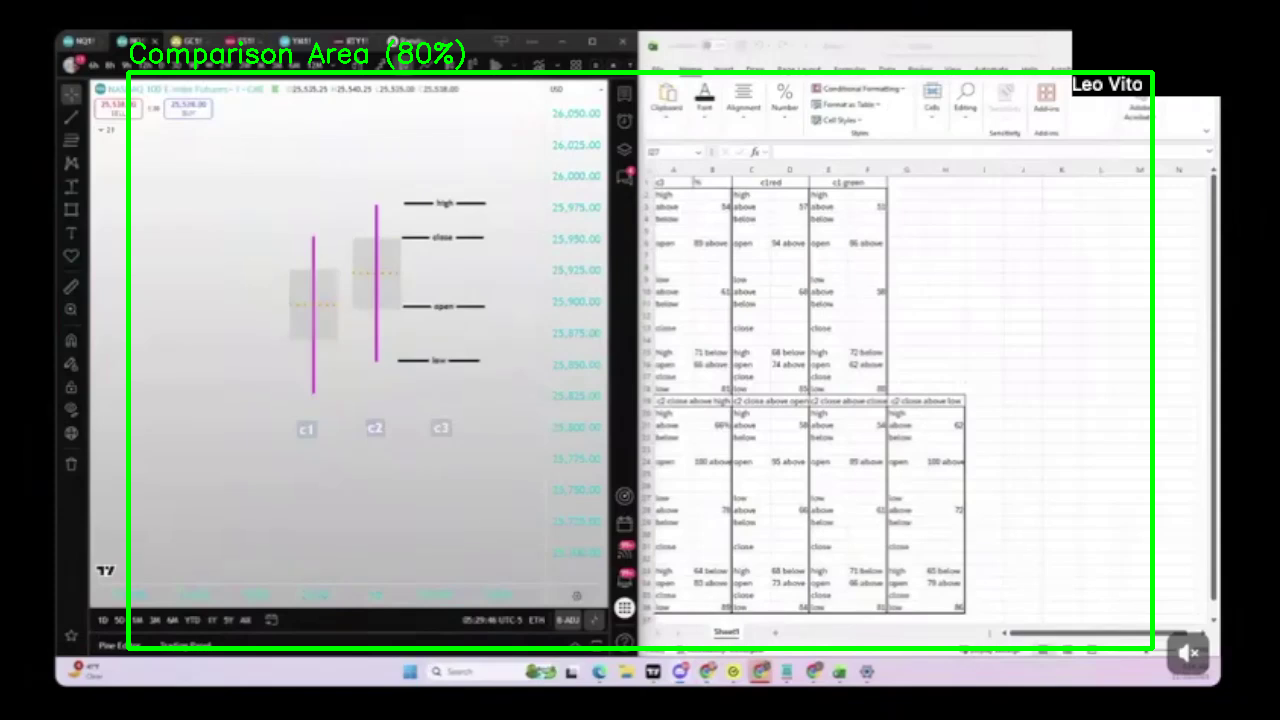
#> input picture scripts/vis_000_0.02.png, 1280 x 720 px
$ python -i experiment_cropping.py   (imports and definitions only)   (older library calls are emulated)
#> lines starting #> are read from the running program, lines starting #| are printed output that depends on the picture
#> further down, picture is the input picture: shape (720, 1280, 3); mean B, G, R 165.9, 169.3, 165
import os
import glob
import cv2
import numpy as np
from PIL import Image, ImageDraw
from docx import Document
from docx.shared import Inches

def get_content_bbox(img, threshold_ratio=0.1):
    """
    Find crop coordinates using projection profiles (row/col variance).
    Returns (x, y, w, h)
    """
#> called with threshold_ratio = 0.1
    if len(img.shape) == 3:
        gray = cv2.cvtColor(img, cv2.COLOR_BGR2GRAY)
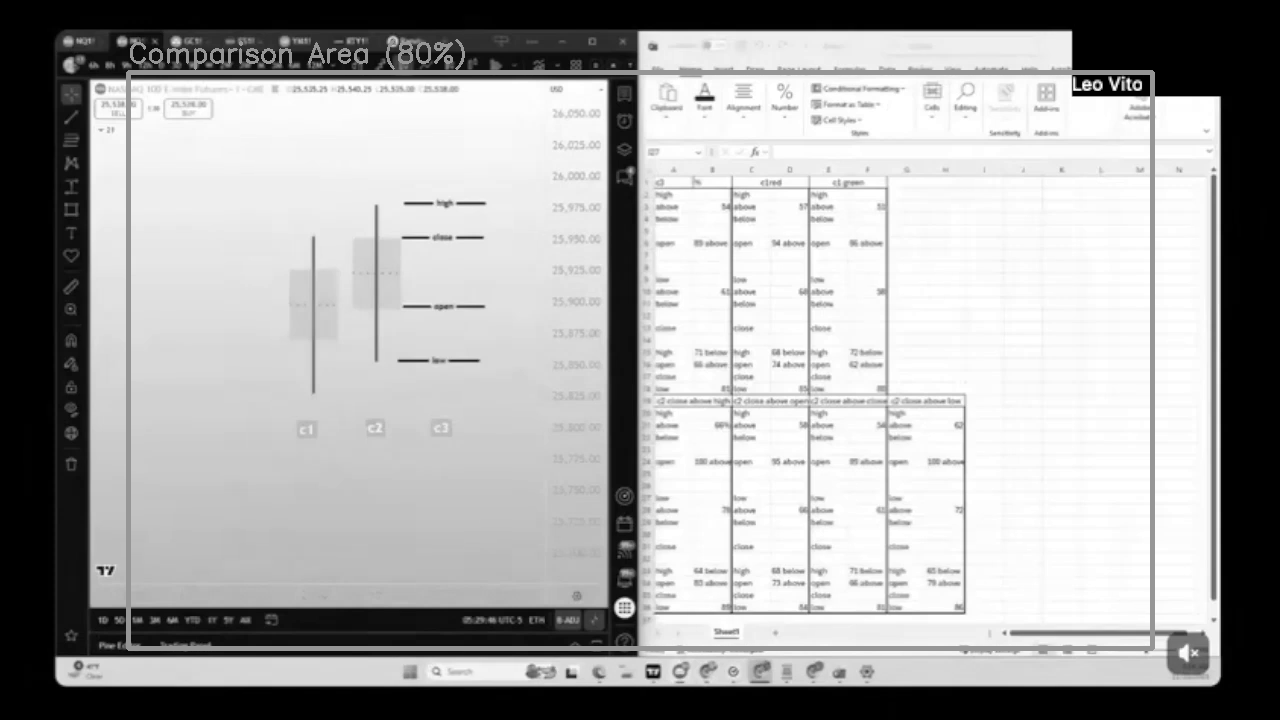
#> gray: shape (720, 1280); min 0, max 255, mean 167.6
    else:
        gray = img

    # Calculate variance along rows and columns using Sobel
    sobelx = cv2.Sobel(gray, cv2.CV_64F, 1, 0, ksize=3)
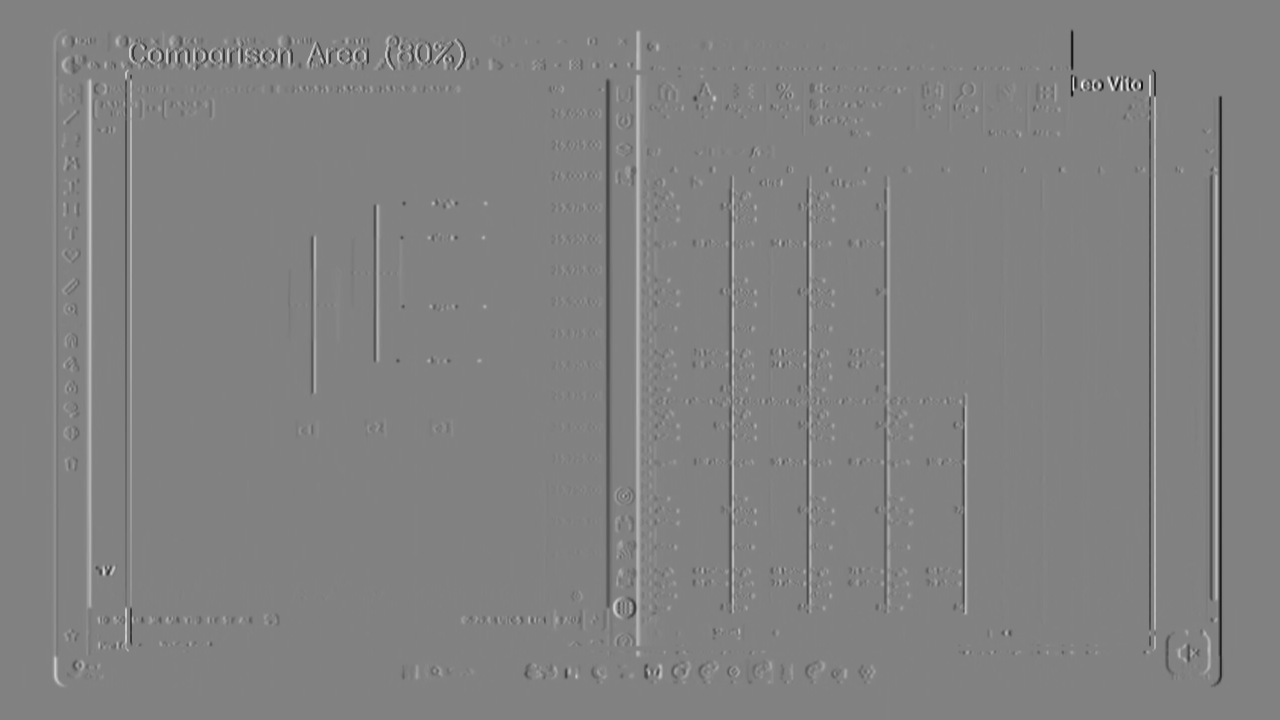
#> sobelx: shape (720, 1280) float64; min -988, max 951, mean 0; drawn with min black and max white
    sobely = cv2.Sobel(gray, cv2.CV_64F, 0, 1, ksize=3)
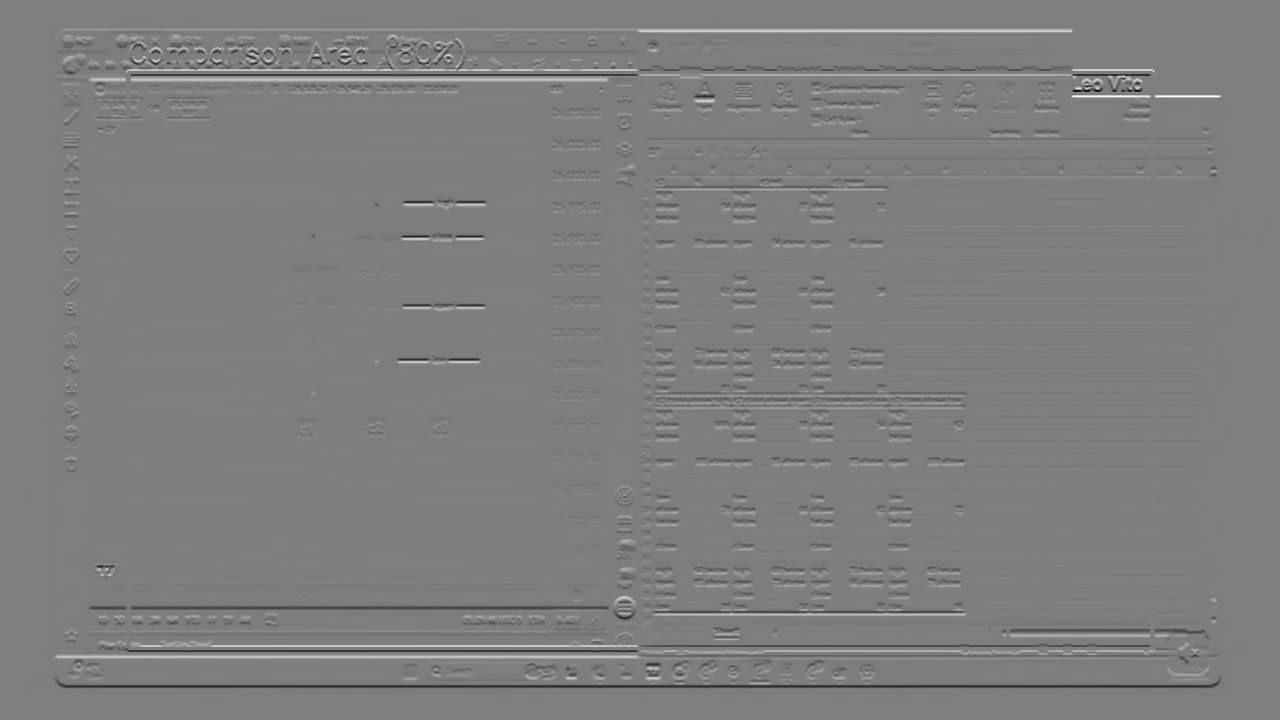
#> sobely: shape (720, 1280) float64; min -989, max 1012, mean 0; drawn with min black and max white
    magnitude = np.sqrt(sobelx**2 + sobely**2)
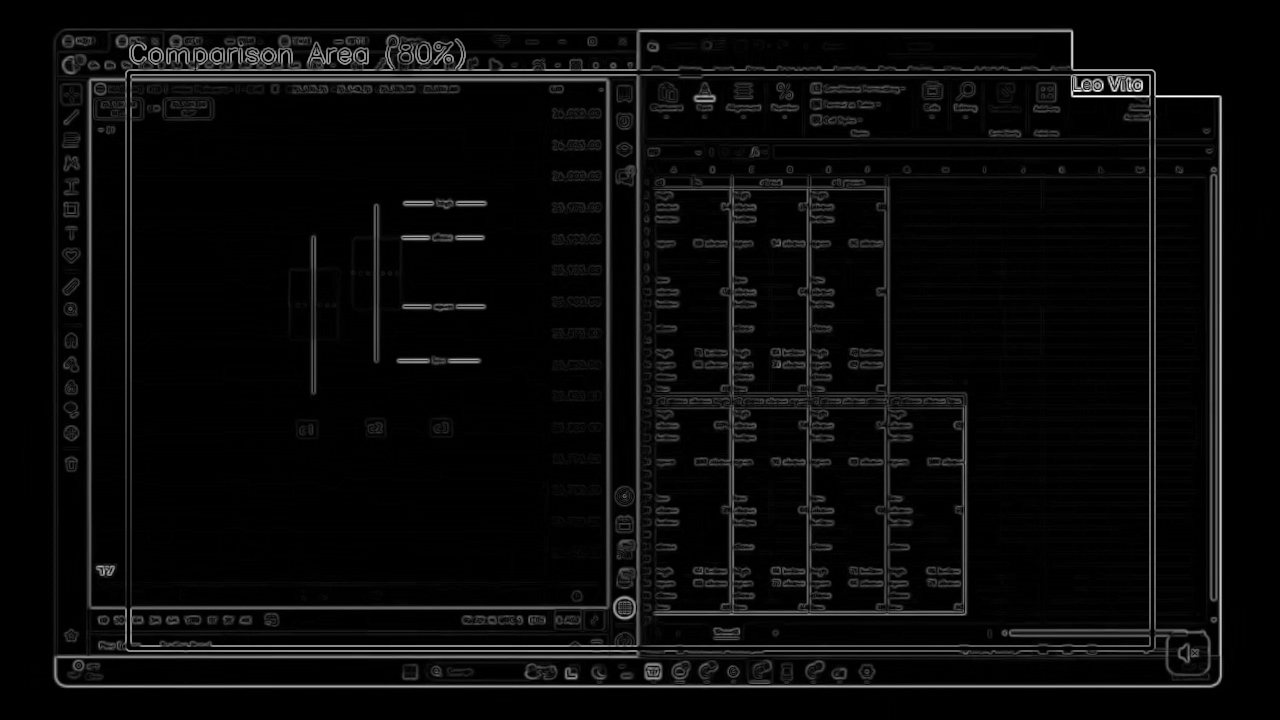
#> magnitude: shape (720, 1280) float64; min 0, max 1012, mean 40.1; drawn with min black and max white

    # Project onto axes
    row_projection = np.sum(magnitude, axis=1)
#> row_projection = 720 values, max 778671.1 at index 686, min 0 at index 0, mean 51279.8
    col_projection = np.sum(magnitude, axis=0)
#> col_projection = 1280 values, max 449305.5 at index 1220, min 0 at index 0, mean 28844.9

    # Normalize
    row_max = np.max(row_projection)
#> row_max = 778671.1
    col_max = np.max(col_projection)
#> col_max = 449305.5

    if row_max == 0 or col_max == 0:
        return 0, 0, img.shape[1], img.shape[0]

    row_projection = row_projection / row_max
#> row_projection = 720 values, max 1 at index 686, min 0 at index 0, mean 0.0659
    col_projection = col_projection / col_max
#> col_projection = 1280 values, max 1 at index 1220, min 0 at index 0, mean 0.0642

    # Threshold
    active_rows = np.where(row_projection > threshold_ratio)[0]
#> active_rows = 80 values from 28 to 687
    active_cols = np.where(col_projection > threshold_ratio)[0]
#> active_cols = 137 values from 54 to 1221

    if len(active_rows) == 0 or len(active_cols) == 0:
        return 0, 0, img.shape[1], img.shape[0]

    y_min, y_max = active_rows[0], active_rows[-1]
#> y_min = 28; y_max = 687
    x_min, x_max = active_cols[0], active_cols[-1]
#> x_min = 54; x_max = 1221

    # Refinement: Move inwards to avoid border edges
    h, w = img.shape[:2]
#> h = 720; w = 1280
    margin_x = int(w * 0.01)
#> margin_x = 12
    margin_y = int(h * 0.01)
#> margin_y = 7

    x_min = min(x_min + margin_x, w)
#> x_min = 66
    y_min = min(y_min + margin_y, h)
#> y_min = 35
    x_max = max(x_max - margin_x, 0)
#> x_max = 1209
    y_max = max(y_max - margin_y, 0)
#> y_max = 680

    # Ensure valid coordinates
    if x_max <= x_min or y_max <= y_min:
        return 0, 0, w, h

    return x_min, y_min, x_max - x_min, y_max - y_min

# [114 lines left out: function run_experiment, not called in this run]

# [4 lines not run here, left out]

>>> import cv2
>>> picture = cv2.imread('vis_000_0.02.png')
>>> result = get_content_bbox(picture)
#> result = (66, 35, 1143, 645)
